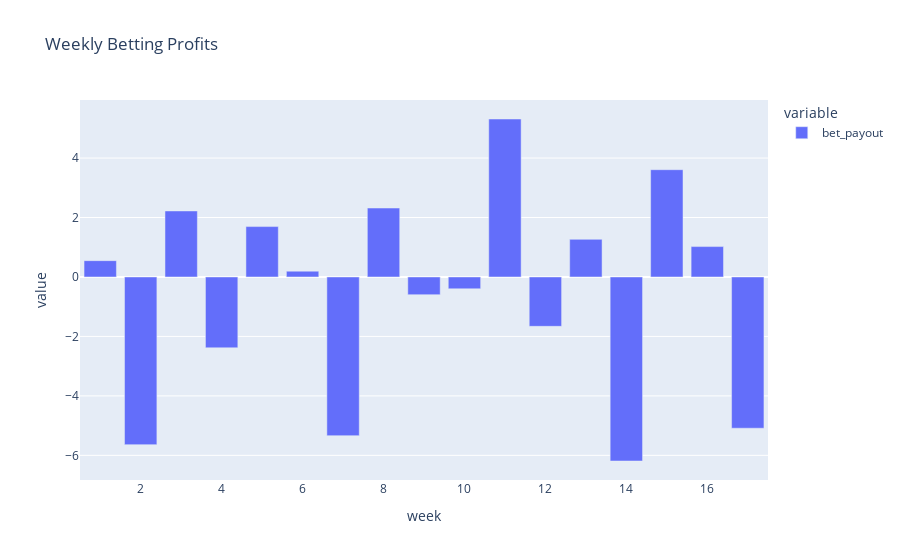

Notebook code cell kept with this figure:
### Code cell
# Weekly bet results?
to_plot = sand_pred[(sand_pred['season']==2020)&(sand_pred['game_type']=='REG')].copy()
to_plot['week'] = to_plot['game_id'].str.split('_').str[1].astype(int)

fig = px.bar(to_plot.groupby('week')['bet_payout'].sum().sort_values(ascending=False), title='Weekly Betting Profits')
fig.show()

### Figure 1 — Plotly figure (JSON) as saved in the notebook; plotly's stock layout.template omitted (floating-point values rounded to 4 significant figures)
{"data": [{"alignmentgroup": "True", "hovertemplate": "variable=bet_payout<br>week=%{x}<br>value=%{y}<extra></extra>", "legendgroup": "bet_payout", "marker": {"color": "#636efa", "pattern": {"shape": ""}}, "name": "bet_payout", "offsetgroup": "bet_payout", "orientation": "v", "showlegend": true, "textposition": "auto", "type": "bar", "x": [11, 15, 8, 3, 5, 13, 16, 1, 6, 10, 9, 12, 4, 17, 7, 2, 14], "xaxis": "x", "y": [5.314, 3.609, 2.319, 2.221, 1.695, 1.266, 1.022, 0.5485, 0.1952, -0.3984, -0.5953, -1.661, -2.382, -5.088, -5.337, -5.64, -6.19], "yaxis": "y"}], "layout": {"barmode": "relative", "legend": {"title": {"text": "variable"}, "tracegroupgap": 0}, "title": {"text": "Weekly Betting Profits"}, "xaxis": {"anchor": "y", "domain": [0, 1], "title": {"text": "week"}}, "yaxis": {"anchor": "x", "domain": [0, 1], "title": {"text": "value"}}}}
